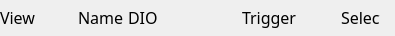
<?xml version="1.0" encoding="UTF-8"?>
<ui version="4.0">
 <class>LAManagerHeader</class>
 <widget class="QWidget" name="LAManagerHeader">
  <property name="geometry">
   <rect>
    <x>0</x>
    <y>0</y>
    <width>395</width>
    <height>36</height>
   </rect>
  </property>
  <property name="sizePolicy">
   <sizepolicy hsizetype="Preferred" vsizetype="Fixed">
    <horstretch>0</horstretch>
    <verstretch>0</verstretch>
   </sizepolicy>
  </property>
  <property name="minimumSize">
   <size>
    <width>0</width>
    <height>0</height>
   </size>
  </property>
  <property name="maximumSize">
   <size>
    <width>395</width>
    <height>16777215</height>
   </size>
  </property>
  <property name="font">
   <font>
    <family>Abyssinica SIL</family>
    <pointsize>1</pointsize>
    <stylestrategy>PreferDefault</stylestrategy>
   </font>
  </property>
  <property name="windowTitle">
   <string>Form</string>
  </property>
  <property name="styleSheet">
   <string notr="true">QLabel
{  
    opacity: 0.6;
  
  font-size: 14px;
  font-weight: normal;
  font-style: normal;
  text-align: left;
}</string>
  </property>
  <layout class="QVBoxLayout" name="verticalLayout">
   <property name="spacing">
    <number>0</number>
   </property>
   <property name="leftMargin">
    <number>0</number>
   </property>
   <property name="topMargin">
    <number>0</number>
   </property>
   <property name="rightMargin">
    <number>0</number>
   </property>
   <property name="bottomMargin">
    <number>0</number>
   </property>
   <item>
    <spacer name="verticalSpacer_2">
     <property name="orientation">
      <enum>Qt::Vertical</enum>
     </property>
     <property name="sizeType">
      <enum>QSizePolicy::Preferred</enum>
     </property>
     <property name="sizeHint" stdset="0">
      <size>
       <width>8</width>
       <height>8</height>
      </size>
     </property>
    </spacer>
   </item>
   <item>
    <widget class="QWidget" name="widget" native="true">
     <property name="sizePolicy">
      <sizepolicy hsizetype="Preferred" vsizetype="Preferred">
       <horstretch>0</horstretch>
       <verstretch>0</verstretch>
      </sizepolicy>
     </property>
     <property name="minimumSize">
      <size>
       <width>0</width>
       <height>0</height>
      </size>
     </property>
     <property name="styleSheet">
      <string notr="true">QLabel
{ 
  font-size: 16px;
  border: 0px solid red;
  margin:0px;
  padding:0px;
}
</string>
     </property>
     <layout class="QHBoxLayout" name="horizontalLayout_5">
      <property name="spacing">
       <number>0</number>
      </property>
      <property name="leftMargin">
       <number>0</number>
      </property>
      <property name="topMargin">
       <number>0</number>
      </property>
      <property name="rightMargin">
       <number>0</number>
      </property>
      <property name="bottomMargin">
       <number>0</number>
      </property>
      <item>
       <widget class="QWidget" name="leftWidget" native="true">
        <property name="sizePolicy">
         <sizepolicy hsizetype="Preferred" vsizetype="Preferred">
          <horstretch>0</horstretch>
          <verstretch>0</verstretch>
         </sizepolicy>
        </property>
        <property name="styleSheet">
         <string notr="true"/>
        </property>
        <layout class="QHBoxLayout" name="horizontalLayout_2">
         <property name="spacing">
          <number>0</number>
         </property>
         <property name="leftMargin">
          <number>0</number>
         </property>
         <property name="topMargin">
          <number>0</number>
         </property>
         <property name="rightMargin">
          <number>0</number>
         </property>
         <property name="bottomMargin">
          <number>0</number>
         </property>
         <item>
          <widget class="QLabel" name="labelView">
           <property name="sizePolicy">
            <sizepolicy hsizetype="Maximum" vsizetype="Fixed">
             <horstretch>0</horstretch>
             <verstretch>0</verstretch>
            </sizepolicy>
           </property>
           <property name="minimumSize">
            <size>
             <width>40</width>
             <height>0</height>
            </size>
           </property>
           <property name="maximumSize">
            <size>
             <width>16777215</width>
             <height>16777215</height>
            </size>
           </property>
           <property name="styleSheet">
            <string notr="true"/>
           </property>
           <property name="text">
            <string>View</string>
           </property>
          </widget>
         </item>
         <item>
          <spacer name="horizontalSpacer">
           <property name="orientation">
            <enum>Qt::Horizontal</enum>
           </property>
           <property name="sizeType">
            <enum>QSizePolicy::Maximum</enum>
           </property>
           <property name="sizeHint" stdset="0">
            <size>
             <width>50</width>
             <height>20</height>
            </size>
           </property>
          </spacer>
         </item>
        </layout>
       </widget>
      </item>
      <item>
       <widget class="QWidget" name="centralWidget" native="true">
        <property name="styleSheet">
         <string notr="true"/>
        </property>
        <layout class="QHBoxLayout" name="horizontalLayout_3">
         <property name="spacing">
          <number>0</number>
         </property>
         <property name="leftMargin">
          <number>0</number>
         </property>
         <property name="topMargin">
          <number>0</number>
         </property>
         <property name="rightMargin">
          <number>0</number>
         </property>
         <property name="bottomMargin">
          <number>0</number>
         </property>
         <item>
          <spacer name="horizontalSpacer_3">
           <property name="orientation">
            <enum>Qt::Horizontal</enum>
           </property>
           <property name="sizeType">
            <enum>QSizePolicy::Fixed</enum>
           </property>
           <property name="sizeHint" stdset="0">
            <size>
             <width>0</width>
             <height>20</height>
            </size>
           </property>
          </spacer>
         </item>
         <item>
          <widget class="QLabel" name="labelName">
           <property name="sizePolicy">
            <sizepolicy hsizetype="Maximum" vsizetype="Fixed">
             <horstretch>0</horstretch>
             <verstretch>0</verstretch>
            </sizepolicy>
           </property>
           <property name="styleSheet">
            <string notr="true"/>
           </property>
           <property name="text">
            <string>Name</string>
           </property>
          </widget>
         </item>
         <item>
          <spacer name="horizontalSpacer_2">
           <property name="orientation">
            <enum>Qt::Horizontal</enum>
           </property>
           <property name="sizeType">
            <enum>QSizePolicy::Maximum</enum>
           </property>
           <property name="sizeHint" stdset="0">
            <size>
             <width>10</width>
             <height>20</height>
            </size>
           </property>
          </spacer>
         </item>
         <item>
          <spacer name="horizontalSpacer_5">
           <property name="orientation">
            <enum>Qt::Horizontal</enum>
           </property>
           <property name="sizeType">
            <enum>QSizePolicy::Fixed</enum>
           </property>
           <property name="sizeHint" stdset="0">
            <size>
             <width>0</width>
             <height>20</height>
            </size>
           </property>
          </spacer>
         </item>
         <item>
          <widget class="QLabel" name="indexLabel">
           <property name="sizePolicy">
            <sizepolicy hsizetype="Maximum" vsizetype="Fixed">
             <horstretch>0</horstretch>
             <verstretch>0</verstretch>
            </sizepolicy>
           </property>
           <property name="maximumSize">
            <size>
             <width>16777215</width>
             <height>16777215</height>
            </size>
           </property>
           <property name="styleSheet">
            <string notr="true"/>
           </property>
           <property name="text">
            <string>DIO</string>
           </property>
           <property name="alignment">
            <set>Qt::AlignLeading|Qt::AlignLeft|Qt::AlignVCenter</set>
           </property>
          </widget>
         </item>
         <item>
          <spacer name="horizontalSpacer_4">
           <property name="orientation">
            <enum>Qt::Horizontal</enum>
           </property>
           <property name="sizeType">
            <enum>QSizePolicy::Preferred</enum>
           </property>
           <property name="sizeHint" stdset="0">
            <size>
             <width>90</width>
             <height>20</height>
            </size>
           </property>
          </spacer>
         </item>
        </layout>
       </widget>
      </item>
      <item>
       <widget class="QWidget" name="rightWidget" native="true">
        <property name="sizePolicy">
         <sizepolicy hsizetype="Preferred" vsizetype="Preferred">
          <horstretch>0</horstretch>
          <verstretch>0</verstretch>
         </sizepolicy>
        </property>
        <property name="styleSheet">
         <string notr="true"/>
        </property>
        <layout class="QHBoxLayout" name="horizontalLayout_4">
         <property name="spacing">
          <number>0</number>
         </property>
         <property name="leftMargin">
          <number>0</number>
         </property>
         <property name="topMargin">
          <number>0</number>
         </property>
         <property name="rightMargin">
          <number>0</number>
         </property>
         <property name="bottomMargin">
          <number>0</number>
         </property>
         <item>
          <widget class="QLabel" name="labelOutput">
           <property name="sizePolicy">
            <sizepolicy hsizetype="Preferred" vsizetype="Fixed">
             <horstretch>0</horstretch>
             <verstretch>0</verstretch>
            </sizepolicy>
           </property>
           <property name="midLineWidth">
            <number>0</number>
           </property>
           <property name="text">
            <string>Trigger</string>
           </property>
          </widget>
         </item>
         <item>
          <spacer name="horizontalSpacer_6">
           <property name="orientation">
            <enum>Qt::Horizontal</enum>
           </property>
           <property name="sizeType">
            <enum>QSizePolicy::Preferred</enum>
           </property>
           <property name="sizeHint" stdset="0">
            <size>
             <width>50</width>
             <height>20</height>
            </size>
           </property>
          </spacer>
         </item>
         <item>
          <widget class="QLabel" name="label">
           <property name="sizePolicy">
            <sizepolicy hsizetype="Maximum" vsizetype="Preferred">
             <horstretch>0</horstretch>
             <verstretch>0</verstretch>
            </sizepolicy>
           </property>
           <property name="minimumSize">
            <size>
             <width>20</width>
             <height>20</height>
            </size>
           </property>
           <property name="text">
            <string>Select</string>
           </property>
          </widget>
         </item>
         <item>
          <spacer name="horizontalSpacer_9">
           <property name="orientation">
            <enum>Qt::Horizontal</enum>
           </property>
           <property name="sizeType">
            <enum>QSizePolicy::Fixed</enum>
           </property>
           <property name="sizeHint" stdset="0">
            <size>
             <width>15</width>
             <height>20</height>
            </size>
           </property>
          </spacer>
         </item>
        </layout>
       </widget>
      </item>
     </layout>
    </widget>
   </item>
   <item>
    <spacer name="verticalSpacer">
     <property name="orientation">
      <enum>Qt::Vertical</enum>
     </property>
     <property name="sizeType">
      <enum>QSizePolicy::Preferred</enum>
     </property>
     <property name="sizeHint" stdset="0">
      <size>
       <width>8</width>
       <height>8</height>
      </size>
     </property>
    </spacer>
   </item>
  </layout>
 </widget>
 <resources/>
 <connections/>
</ui>
